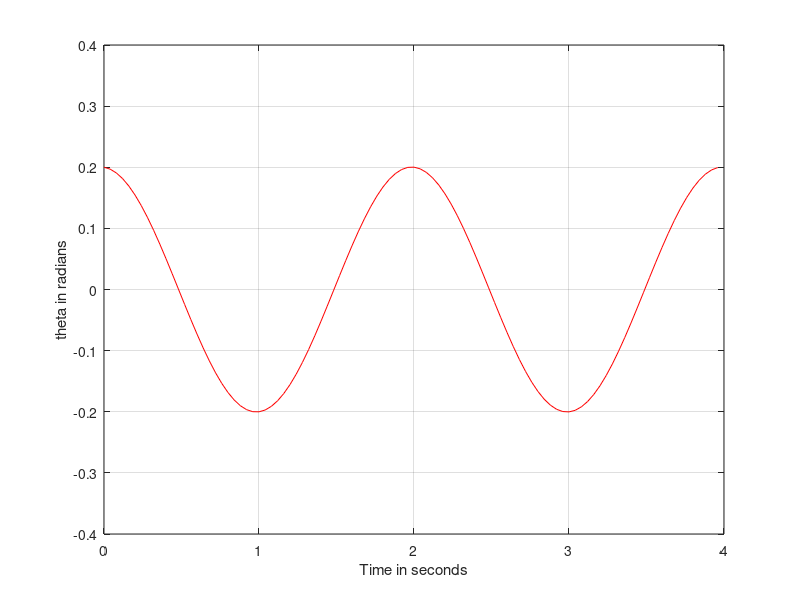

MATLAB code for this plot:
% Simple Pendulum using Euler Cromer Method

clear ; 
length  = 1 ;   % length of the pendulum in metres
g = 9.81 ;      % acceleration due to gravity 
npoints = 100 ; % Discretize time into 250 intervals 
dt = 0.04 ;     % Time step in seconds 


% Vector Assignment and initialization  

omega = zeros(npoints,1) ; 
theta = zeros(npoints,1) ; 
time = zeros(npoints,1) ; 

theta(1) = 0.2 ; 

% Numerical Solution 

for step = 1 : npoints - 1 
    omega(step+1) = omega(step) - (g/length) * theta(step) * dt ; 
    theta(step+1) = theta(step) + omega(step+1) * dt ; 
    time(step+1) = time(step) +dt ; 
end

plot(time,theta,'r') ;
xlabel("Time in seconds");
ylabel("theta in radians"); 
grid() ;


